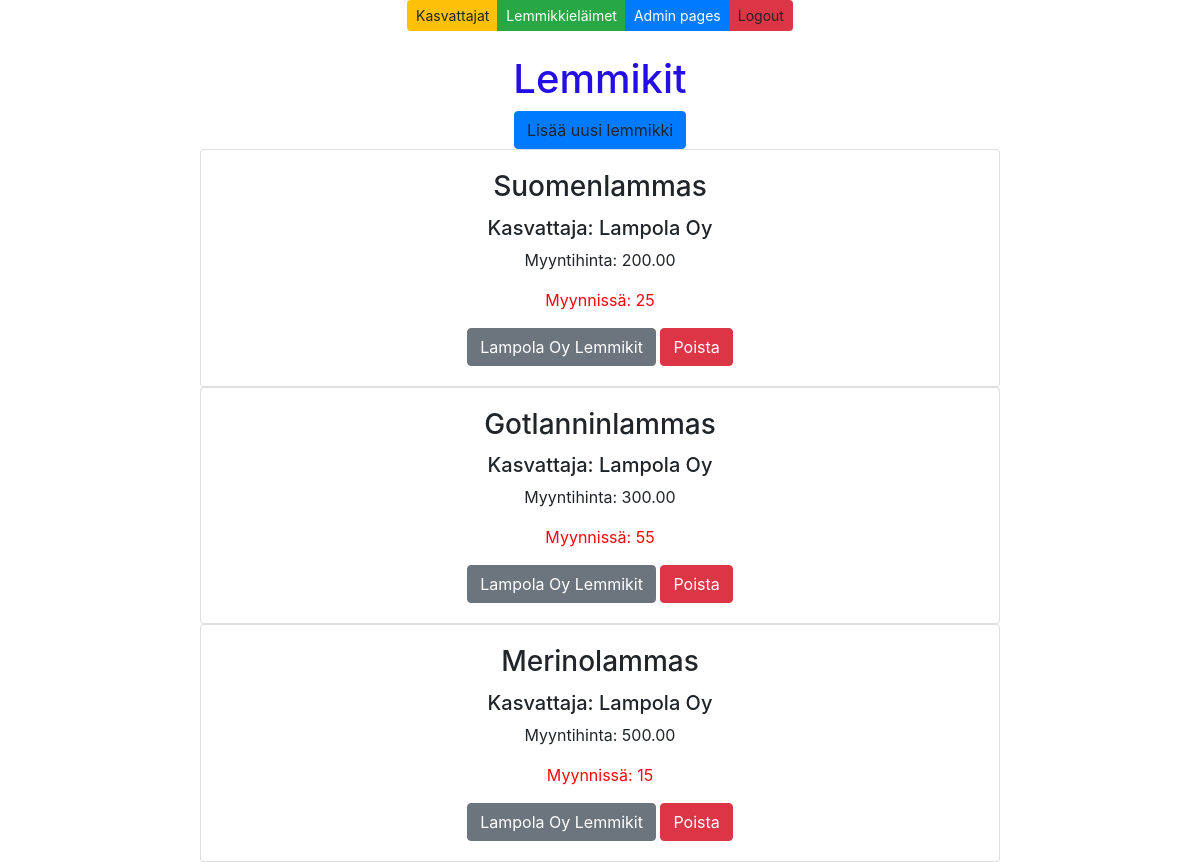
The page /lemmikit-by-kasvattaja/5/ on the database its author committed.
### app/models.py (models this page shows, shortened)
class Lemmikki(models.Model):
    lemmikkirotu = models.CharField(max_length = 20, default = "laku")
    unitprice = models.DecimalField(max_digits=8, decimal_places=2, default=1.00)
    unitsinstock = models.IntegerField(default = 3)
    kasvattaja = models.ForeignKey(Kasvattaja, on_delete=models.CASCADE)

class Kasvattaja(models.Model):
    companyname = models.CharField(max_length = 50, default="firma")
    contactname = models.CharField(max_length = 50, default="firma")
    address = models.CharField(max_length = 100, default="firma")
    phone = models.CharField(max_length = 20, default="firma")
    email = models.CharField(max_length = 50, default="firma")
    country = models.CharField(max_length = 50, default="firma")

### app/views.py (the view)
# urls.py: path('lemmikit-by-kasvattaja/<int:id>/', lemmikit_filtered)
def lemmikit_filtered(request, id):
    lemmikkilista = Lemmikki.objects.all()
    filteredlemmikit = lemmikkilista.filter(kasvattaja = id)
    context = {'lemmikit': filteredlemmikit}
    return render (request,"lemmikkilista.html",context)

### app/templates/lemmikkilista.html (shortened to what this page needs)
{% extends 'index.html' %}
{% block content %}
<br />
<br />
<h1 style="color: rgb(36, 14, 230)">Lemmikit</h1>
<a onclick="showaddform()" class="btn btn-primary">Lisää uusi lemmikki</a>
{% for p in lemmikit %}
<div class="card" style="width: 50rem;">
    <div class="card-body">
        <h3 class="card-title">{{p.lemmikkirotu}} </h3>
        <h5 class="card-text">Kasvattaja: {{p.kasvattaja.companyname}}</h5>
        Myyntihinta: {{p.unitprice}}</p>
        <p class="card-text" style="color: rgb(243, 8, 8);">Myynnissä: {{p.unitsinstock}}</p>
        <a href="/lemmikit-by-kasvattaja/{{p.kasvattaja.id}}/" class="btn btn-secondary">{{p.kasvattaja.companyname}} Lemmikit</a>
        <a href="/confirm-delete-lemmikki/{{p.id}}/" class="btn btn-danger">Poista</a>
    </div>
</div>
{% empty %}
<div class="card" style="width: 50rem;">
    <div class="card-body">
        <p class="card-text">Lemmikkejä ei löytynyt tietokannasta </p>
    </div>
</div>
{%endfor%}
{% endblock %}

### rows shown on the page
Lemmikki: lemmikkirotu "Suomenlammas", kasvattaja.companyname "Lampola Oy", unitprice "200.00", unitsinstock "25"
Lemmikki: lemmikkirotu "Gotlanninlammas", kasvattaja.companyname "Lampola Oy", unitprice "300.00", unitsinstock "55"
Lemmikki: lemmikkirotu "Merinolammas", kasvattaja.companyname "Lampola Oy", unitprice "500.00", unitsinstock "15"
